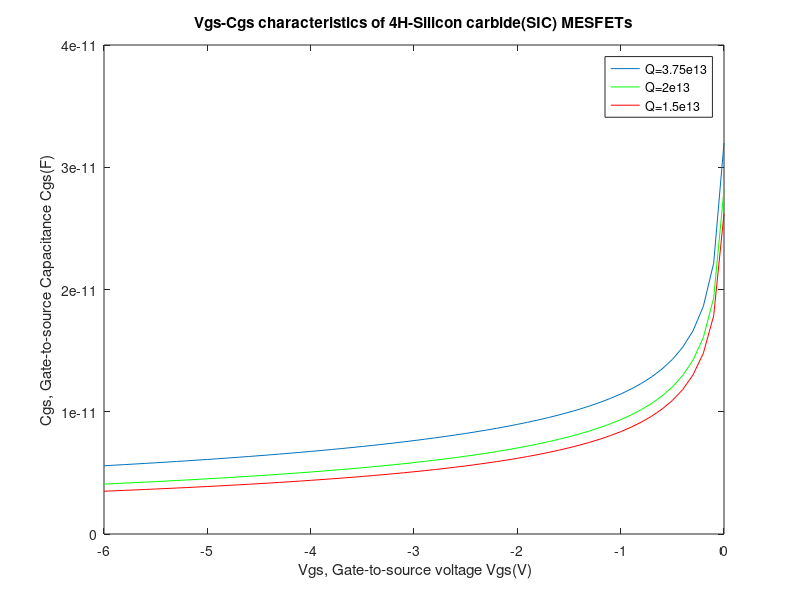

The MATLAB script that drew this image:
% This code is for simulating Cgs-Vgs of 4H-SIC
% Revised date: 3/7

clc; 
clear all; 
close all; 

% Fixed constants 
K=1.38066e-23; 
q = 1.60219e-19; % electron charge
Na=5e15; %cm^-3
Nb=5e15;%cm^-3
Nd= 1.38e18; %cm^-3
T=2200; 
Eg= 3.26; % band-gap eV
u=800; % electron mobility
Nc=3.25e14*sqrt(T*T*T); 
Nv= 4.8e15*sqrt(T*T*T);
Ni= sqrt(Nc*Nv)*exp(-(Eg*q)/(2*K*T)); 
Z= 1000e-4; %cm gate width
L= 1e-4; %cm gate length
pai= 3.14159; 
Phib = 1.47;   
q = 1.602e-19;
sigma= 0.0032e-4; %cm iron implantationat 140 Kev 
Eo= 9.6; 
E= Eo*8.854e-14; %epsilon
D=4.18e-19; % cm^2/s diffusion coefficient at 2200 c
t= 1800; % s diffusion time 1800s, 60 mins.
Ea= 40e-3;  % Ea is activation energy 
Rp= 0.0123e-4; %cm
Rp1 = Rp + sqrt(sigma*sigma+2*D*t); 
Vbs= 0;
Vbi= 0.0253*(log((Nd*Na)/(Ni*Ni))); %builtin voltage 3
Vt= (K*T)/q; 
loop= 60; % loop repeating
loop1 =0.000000001; % loop repeating
%Vp = ((q*Nd*a*a)/(2*8.8542*10^(-14))) % pinch off voltage (constant)
Vds = 4; % Drain to source voltage
Vgs = [-6:0.1:0]; % Vgs value ranging from 1 to 80
Q=3.75e13;
%Cgs(1)= 5.484e-11;
for j=1:length(Vgs)
    for i = 1:loop
	S= Rp1/(2*(sqrt(sigma^2+2*D*t)));
	Alpha= S*(sqrt(pai/2));
	N= Vbi-Vgs(j)+Vds;
	R= Vbi-Vgs(j);
	M= (4*Alpha*E)/(q*Q*Rp1);
	Alpha= S*(sqrt(pai/2));
	A3= 1- exp(-(S*S))- 2*Alpha*erf(S);
	A1= Alpha^2+A3;
	A2= erf(S)-Alpha;	
	C1= (M*R+A1)^(1/2); %1
	C2= sqrt(N)-sqrt(R);
	C3= sqrt(N)/(2*(C2^2)); %1
	C4= (M*N+A1)^(1/2)/(sqrt(R)); %1
	C5= (M*C2)/C1;
	C6= C1/sqrt(R); %1
	C7= (-1/Q)*(((2*Nb*E)/q)^(1/2))*(2*C2/sqrt(R)+Vds/sqrt(R*N)); 
	B1= (q*Q*Z*L)/2;
	B2= M/(2*C1);
	B3= C3*(C4-C5-C6+C7);
	B4= (pai/2)*E*Z;
    Cgs(i+1)=B1*(B2+B3)+B4; 
    result = abs((Cgs(i+1)-Cgs(i))/Cgs(i+1));
    if(result<loop1)
    res(j) = Cgs(i+1);
    break;
    end
    end
    %res(j) = Cgs(i+1);
end
plot (Vgs,res)
xlabel(' Vgs, Gate-to-source voltage Vgs(V)'),
ylabel(' Cgs, Gate-to-source Capacitance Cgs(F) '),
title('Vgs-Cgs characteristics of 4H-Silicon carbide(SIC) MESFETs')
hold on;
Q=2e13;
for j=1:length(Vgs)
    for i = 1:loop
	S= Rp1/(2*(sqrt(sigma^2+2*D*t)));
	Alpha= S*(sqrt(pai/2));
	N= Vbi-Vgs(j)+Vds;
	R= Vbi-Vgs(j);
	M= (4*Alpha*E)/(q*Q*Rp1);
	Alpha= S*(sqrt(pai/2));
	A3= 1- exp(-(S*S))- 2*Alpha*erf(S);
	A1= Alpha^2+A3;
	A2= erf(S)-Alpha;	
	C1= (M*R+A1)^(1/2); %1
	C2= sqrt(N)-sqrt(R);
	C3= sqrt(N)/(2*(C2^2)); %1
	C4= (M*N+A1)^(1/2)/(sqrt(R)); %1
	C5= (M*C2)/C1;
	C6= C1/sqrt(R); %1
	C7= (-1/Q)*(((2*Nb*E)/q)^(1/2))*(2*C2/sqrt(R)+Vds/sqrt(R*N)); 
	B1= (q*Q*Z*L)/2;
	B2= M/(2*C1);
	B3= C3*(C4-C5-C6+C7);
	B4= (pai/2)*E*Z;
    Cgs(i+1)=B1*(B2+B3)+B4; 
    result = abs((Cgs(i+1)-Cgs(i))/Cgs(i+1));
    if(result<loop1)
    res(j) = Cgs(i+1);
    break;
    end
    end
%     res(j) = Cgs(i+1);
end
plot (Vgs,res,'g')
hold on;
Q=1.5e13;
for j=1:length(Vgs)
    for i = 1:loop
	S= Rp1/(2*(sqrt(sigma^2+2*D*t)));
	Alpha= S*(sqrt(pai/2));
	N= Vbi-Vgs(j)+Vds;
	R= Vbi-Vgs(j);
	M= (4*Alpha*E)/(q*Q*Rp1);
	Alpha= S*(sqrt(pai/2));
	A3= 1- exp(-(S*S))- 2*Alpha*erf(S);
	A1= Alpha^2+A3;
	A2= erf(S)-Alpha;	
	C1= (M*R+A1)^(1/2); %1
	C2= sqrt(N)-sqrt(R);
	C3= sqrt(N)/(2*(C2^2)); %1
	C4= (M*N+A1)^(1/2)/(sqrt(R)); %1
	C5= (M*C2)/C1;
	C6= C1/sqrt(R); %1
	C7= (-1/Q)*(((2*Nb*E)/q)^(1/2))*(2*C2/sqrt(R)+Vds/sqrt(R*N)); 
	B1= (q*Q*Z*L)/2;
	B2= M/(2*C1);
	B3= C3*(C4-C5-C6+C7);
	B4= (pai/2)*E*Z;
    Cgs(i+1)=B1*(B2+B3)+B4; 
    result = abs((Cgs(i+1)-Cgs(i))/Cgs(i+1));
    if(result<loop1)
    res(j) = Cgs(i+1);
    break;
    end
    end
    %res(j) = Cgs(i+1);
end
plot (Vgs,res,'r')
hold on;
hleg1=legend('Q=3.75e13','Q=2e13','Q=1.5e13');
hold off;
